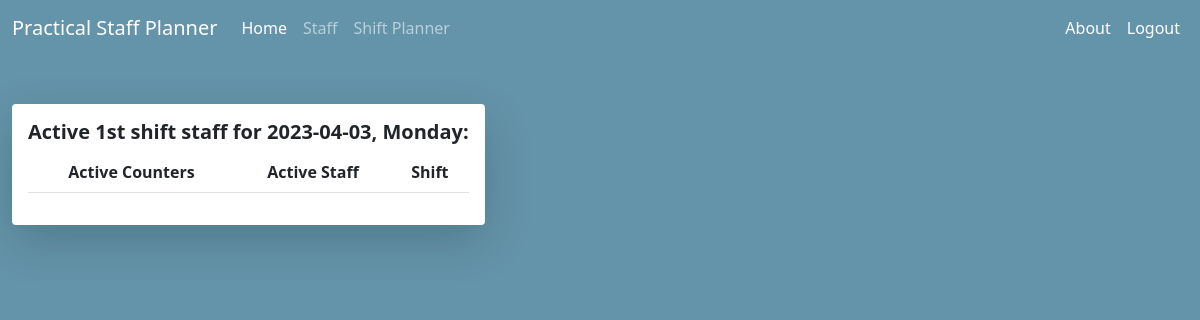
Page / (signed in) on the earlier database version.
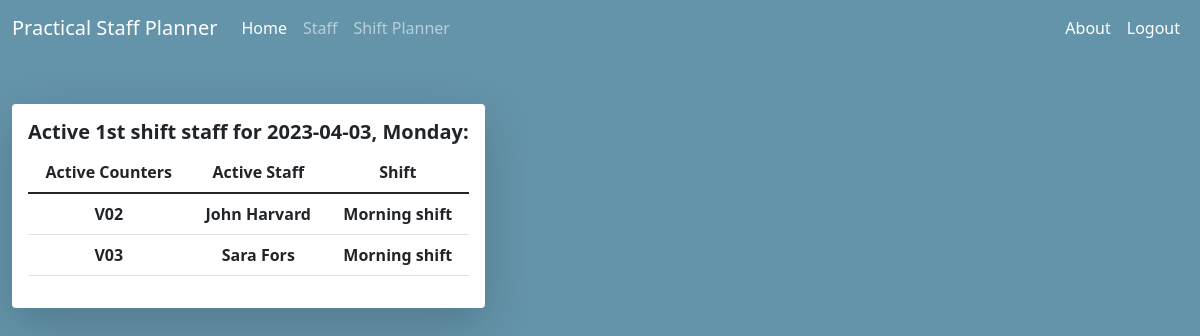
Same page on the later database version.
### tables this page shows
CREATE TABLE schedule (
    active_counters TEXT NOT NULL,
    active_staff TEXT NOT NULL,
    date TEXT NOT NULL,
    weekday TEXT NOT NULL,
    FOREIGN KEY (active_counters)
    REFERENCES counters (id),
    FOREIGN KEY (active_staff)
    REFERENCES staff (id)
);

CREATE TABLE counters (
    id INTEGER PRIMARY KEY AUTOINCREMENT NOT NULL,
    counter_name TEXT NOT NULL,
    selling_point TEXT NOT NULL,
    position TEXT NOT NULL,
    position_experience TEXT NOT NULL,
    morning_service_hours TEXT NOT NULL,
    late_service_hours TEXT NOT NULL,
    night_service_hours TEXT NOT NULL
);

CREATE TABLE staff (
id INTEGER PRIMARY KEY AUTOINCREMENT NOT NULL,
name TEXT NOT NULL,
seniority TEXT NOT NULL,
performance_level TEXT NOT NULL,
shift TEXT NOT NULL
);

### app.py (the view)
@app.route("/")
@login_required
def index():
    if request.method == "GET":
        today = date.today()
        dt = datetime.now()
        weekday = dt.strftime("%A")
        rows = db.execute ("SELECT * FROM schedule JOIN counters ON schedule.active_counters = counters.id JOIN staff ON schedule.active_staff = staff.id")
        return render_template("index.html", today=today, weekday=weekday, rows=rows)

### app.py (called while the page is built)
@app.after_request
def after_request(response):
    response.headers["Cache-Control"] = "no-cache, no-store, must-revalidate"
    response.headers["Expires"] = 0
    response.headers["Pragma"] = "no-cache"
    return response

### helpers.py (called while the page is built)
def login_required(f):
    @wraps(f)
    def decorated_function(*args, **kwargs):
        if session.get("user_id") is None:
            return redirect("/login")
        return f(*args, **kwargs)
    return decorated_function

### templates/index.html (shortened to what this page needs)
{% extends "layout.html" %}
{% block main %}
<div class="container-index" id="card-1">
    <div class="card-2 shadow-lg p-3 mb-5 bg-white rounded">
        <div class="card-body-2">
            <h5><b>Active 1st shift staff for {{ today }}, {{ weekday }}:</b></h5>
            <table class="table table-hover">
                <thead class="thead-dark">
                    <tr>
                        <th scope="col">Active Counters</th>
                        <th scope="col">Active Staff</th>
                        <th scope="col">Shift</th>
                    </tr>
                </thead>
                <tbody>
                    {% for row in rows %}
                    <tr>
                        <th scope="row">{{ row ["counter_name"]}}</th>
                        <th scope="row">{{ row ["name"]}}</th>
                        <th scope="row">{{ row ["shift"]}}</th>
                    </tr>
                    {% endfor %}
                </tbody>
            </table>
        </div>
    </div>
</div>
{% endblock %}

### templates/layout.html (shortened to what this page needs)
<!DOCTYPE html>
<html lang="en">
    <head>
                <link href="https://cdn.jsdelivr.net/npm/bootstrap@5.1.3/dist/css/bootstrap.min.css" rel="stylesheet">
                <link href="static/styles.css" rel="stylesheet">
    </head>
    <body>
        <nav class="navbar navbar-expand-lg navbar-dark shadow-5-strong">
            <div class="container-fluid">
                <a class="navbar-brand" href="/">Practical Staff Planner</a>
            <div class="collapse navbar-collapse" id="navbarTogglerDemo02">
                {% if session["user_id"] %}
                <ul class="navbar-nav me-auto mb-2 mb-lg-0">
                    <li class="nav-item">
                        <a class="nav-link active" aria-current="page" href="/">Home</a>
                    </li>
                    <li class="nav-item">
                        <a class="nav-link" href="#">Staff</a>
                    </li>
                    <li class="nav-item">
                        <a class="nav-link" href="#">Shift Planner</a>
                    </li>
                </ul>
                <ul class="navbar-nav ms-auto mb-2 mb-lg-0">
                    <li class="nav-item">
                        <a class="nav-link active" href="#">About</a>
                    </li>
                    <li class="nav-item">
                        <a class="nav-link active" href="/login">Logout</a>
                    </li>
                </ul>
                {% endif %}
            </div>
            </div>
        </nav>
        <main class="container-fluid py-5 text-center">
            {% block main %}{% endblock %}
        </main>
    </body>
</html>

### static/styles.css (style rules this page uses)
body { background-color: #6494AA; }
.card-2 { overflow: auto; display: inline-block; }
.container-index { float: left; }

Differences in the rows shown:
added schedule: counter_name "V02", name "John Harvard", shift "Morning shift"
added schedule: counter_name "V03", name "Sara Fors", shift "Morning shift"
